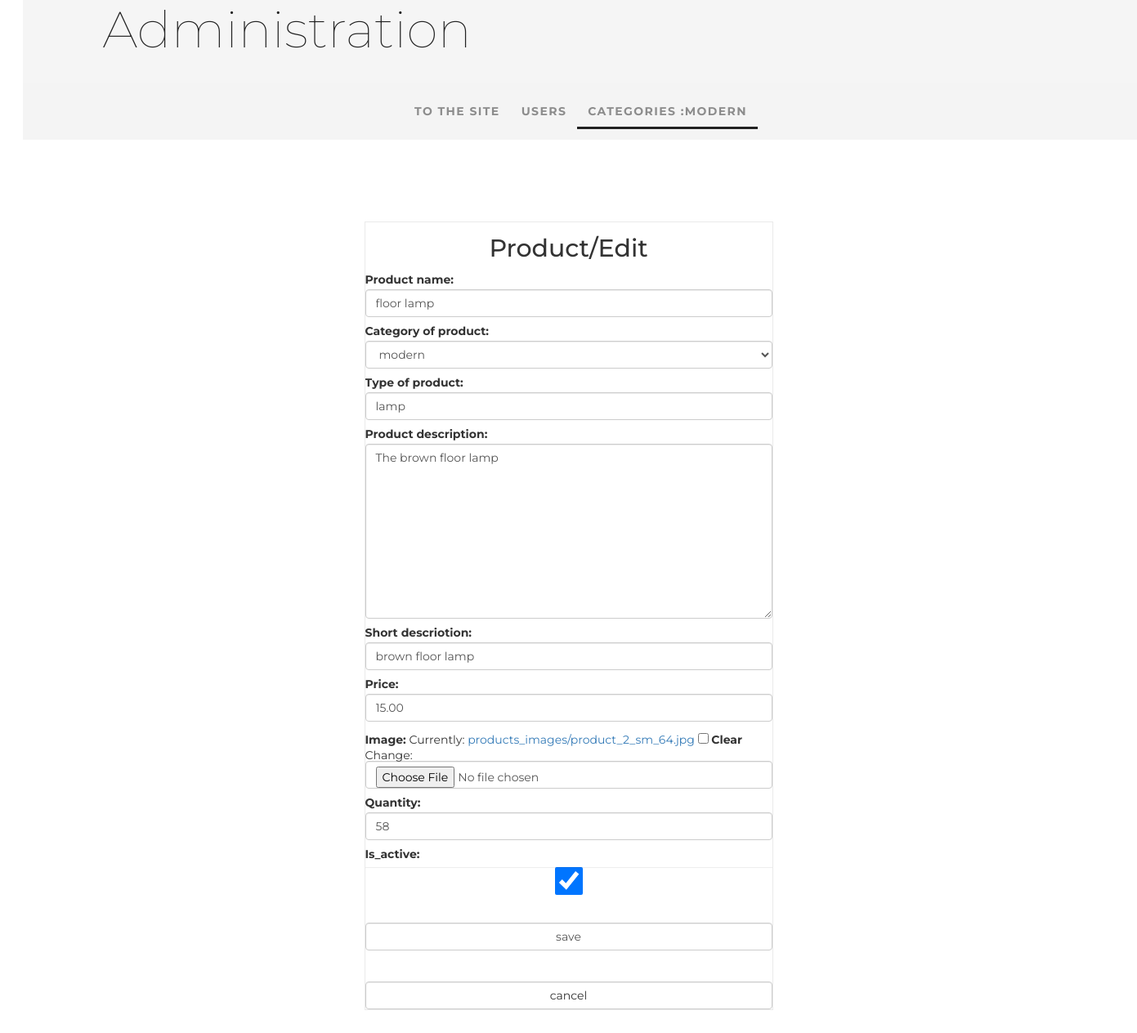
The page /my/admin/product/7/update/ (signed in) on the database as committed earlier.
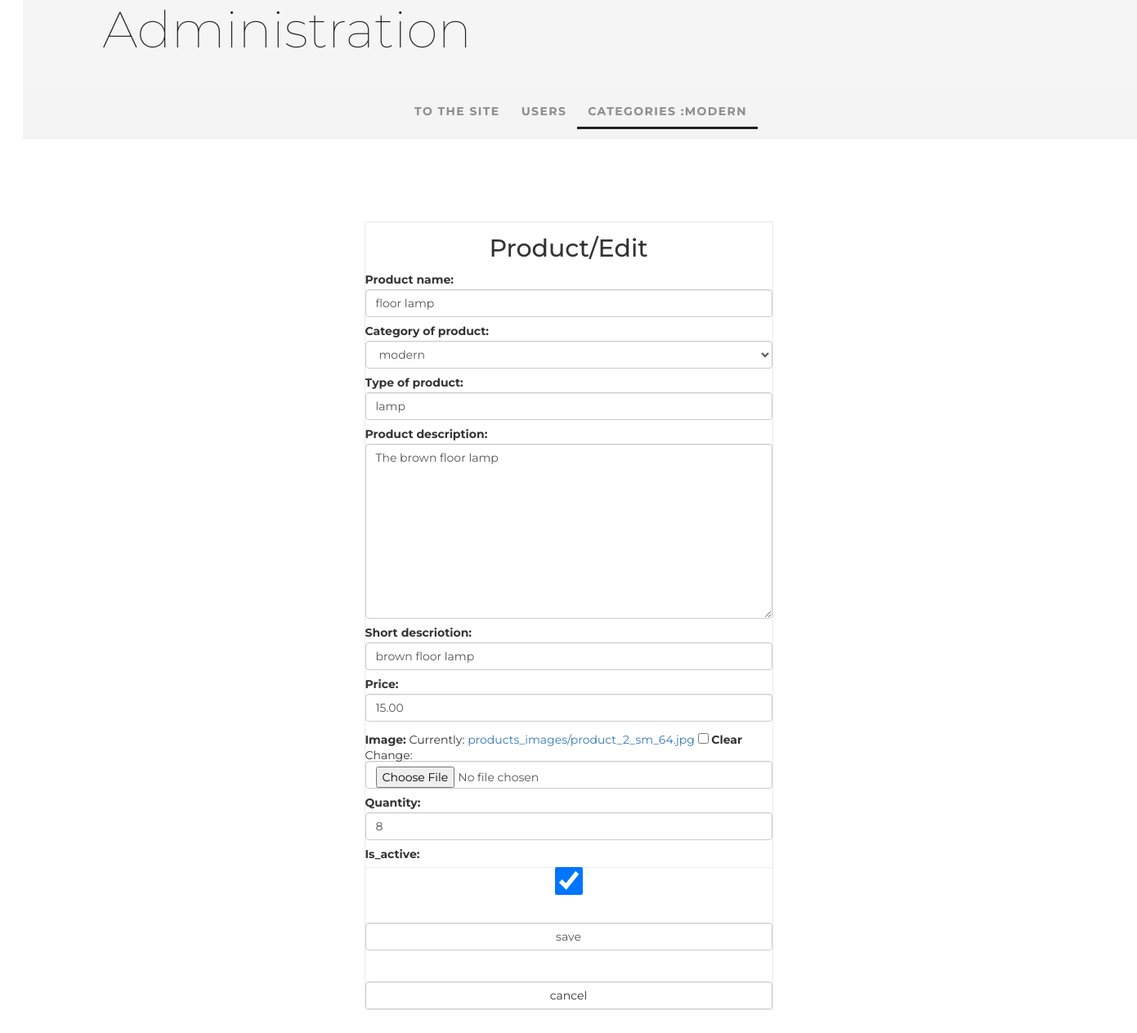
The same page on the database as committed later.
### mainapp/models.py (models this page shows, shortened)
class Product(models.Model):
    name = models.CharField('product name', max_length=100)
    category = models.ForeignKey(ProductCategory, models.CASCADE, verbose_name='category of product')
    type_prod = models.CharField('type of product', max_length=50, blank=True, null=True)
    description = models.TextField('product description', blank=True)
    short_desc = models.CharField('short descriotion', max_length=50, blank=True)
    price = models.DecimalField('Price', max_digits=8, decimal_places=2, default=0)
    image = models.ImageField(upload_to='products_images', blank=True)
    quantity = models.PositiveIntegerField('quantity', default=0)
    is_active = models.BooleanField(verbose_name='is_active', default=True)

class ProductCategory(models.Model):
    name = models.CharField('category name', max_length=50)
    description = models.TextField('category description', blank=True)
    is_active = models.BooleanField(verbose_name='is_active', default=True)
    def __str__(self):
        return self.name

### adminapp/views.py (the view)
# urls.py: path('product/<int:pk>/update/', adminapp.product_update, name='product_update'),
@user_passes_test(lambda user: user.is_staff)
def product_update(request, pk):
    product = get_object_or_404(Product, pk=pk)
    if request.method == 'POST':
        product_form = AdminProductEditForm(request.POST, request.FILES, instance=product)
        if product_form.is_valid():
            product_form.save()
            return HttpResponseRedirect(
                reverse('my_admin:category_products', kwargs={'pk': product.category.pk}))
    else:
        product_form = AdminProductEditForm(instance=product)
    context = {
        'page_title': 'product/edit',
        'form': product_form,
        'category': product.category,
        'pk': product.category.pk
    }
    return render(request, 'adminapp/update.html', context)

### adminapp/forms.py
class AdminProductEditForm(AddCSSClassFormControlMixin, forms.ModelForm):
    class Meta:
        model = Product
        fields = '__all__'

### basketapp/context_processors.py (called while the page is built)
def basket(request):
    if request.user.is_authenticated:
        basket = request.user.basket.all()
    else:
        basket = []
    return {
        'basket': basket,
    }

### mainapp/context_processors.py (called while the page is built)
def menu(request):
    menu = ProductCategory.objects.filter(is_active=True)
    return {
        'categories': menu,
    }

### adminapp/templates/adminapp/update.html (shortened to what this page needs)
{% extends 'adminapp/base.html' %}
{% load static %}
{% block container %}
    <div class="login">
        <div class="h2 text-center head">
            {{ page_title|title }}
        </div>
        <form class="form-horizontal" method="post"
                {% if not 'category' in page_title%} enctype="multipart/form-data" {% endif %}>
            {{ form.as_p }}
            <br>
            <input class="form-control" type="submit" value="save">
        </form>
        <br>
        <br>
        <a class="btn btn-default form-control" href=
                {% include 'adminapp/includes/inc__cancel.html' %}>cancel</a>
    </div>
{% endblock %}

Rows that differ between the two databases and show on the page:
changed Product "modern": quantity "58" → "8"
